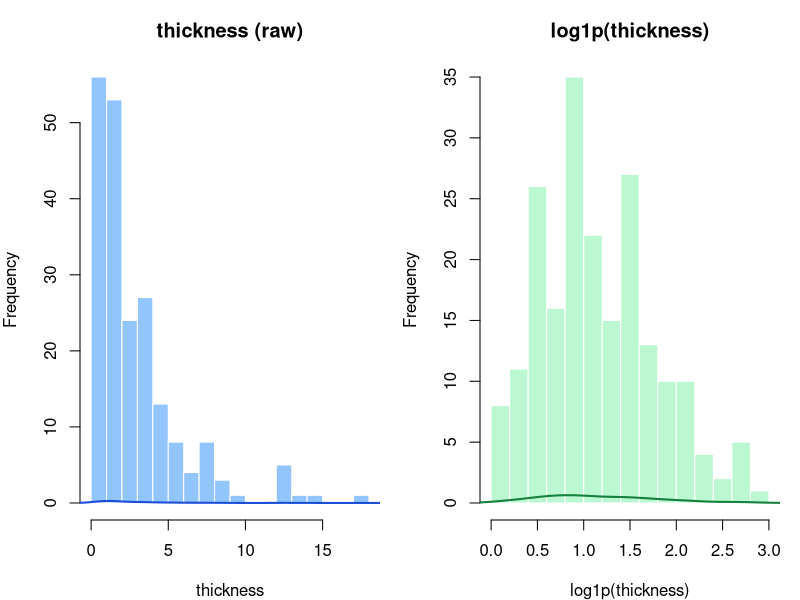
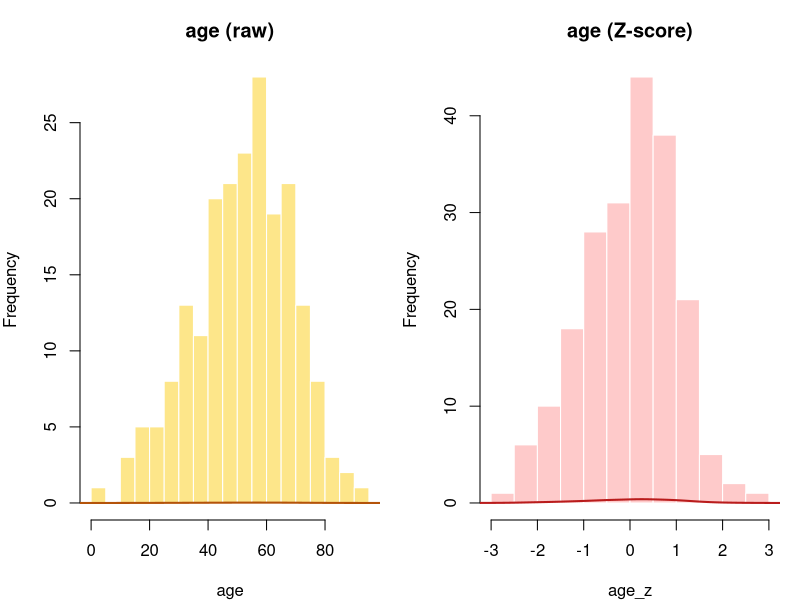
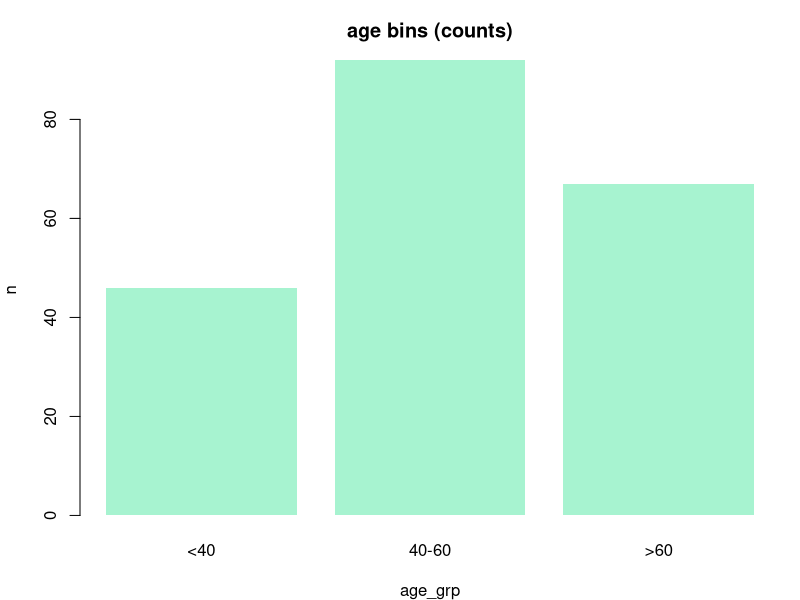

Source code (R) for these figures, in order:
# 生成 03 数据集成与变换练习的配图（基于 MASS::Melanoma）
# 运行方式（建议在本脚本所在目录运行）：
#   setwd("docs/Practice"); source("gen_figures_03.R")
# 或命令行：
#   Rscript docs/Practice/gen_figures_03.R

options(repos = c(CRAN = "https://mirrors.tuna.tsinghua.edu.cn/CRAN/"))
if (!requireNamespace("MASS", quietly = TRUE)) install.packages("MASS")
library(MASS)

data(Melanoma)
mel <- as.data.frame(Melanoma)

fig_dir <- file.path(getwd(), "figures")
dir.create(fig_dir, showWarnings = FALSE, recursive = TRUE)

# ---------- 图1：thickness 原始 vs log1p ----------
png(file.path(fig_dir, "transform-log-thickness.png"), width = 980, height = 380, res = 120, bg = "white")
par(mar = c(4, 4, 3, 1))
par(mfrow = c(1, 2))

th <- mel$thickness[!is.na(mel$thickness)]
hist(th, breaks = 20, col = "#93c5fd", border = "white",
     main = "thickness (raw)", xlab = "thickness")
lines(density(th), col = "#1d4ed8", lwd = 2)

lt <- log1p(th)
hist(lt, breaks = 20, col = "#bbf7d0", border = "white",
     main = "log1p(thickness)", xlab = "log1p(thickness)")
lines(density(lt), col = "#15803d", lwd = 2)
dev.off()

# ---------- 图2：age 原始 vs Z-score ----------
png(file.path(fig_dir, "transform-zscore-age.png"), width = 980, height = 380, res = 120, bg = "white")
par(mar = c(4, 4, 3, 1))
par(mfrow = c(1, 2))

ag <- mel$age[!is.na(mel$age)]
hist(ag, breaks = 18, col = "#fde68a", border = "white",
     main = "age (raw)", xlab = "age")
lines(density(ag), col = "#b45309", lwd = 2)

age_z <- as.numeric(scale(ag))
hist(age_z, breaks = 18, col = "#fecaca", border = "white",
     main = "age (Z-score)", xlab = "age_z")
lines(density(age_z), col = "#b91c1c", lwd = 2)
dev.off()

# ---------- 图3：分箱后的频数（age_grp） ----------
png(file.path(fig_dir, "transform-binning-age.png"), width = 720, height = 360, res = 120, bg = "white")
par(mar = c(4, 4, 3, 1))
age_grp <- cut(
  ag,
  breaks = c(0, 40, 60, 100),
  labels = c("<40", "40-60", ">60"),
  include.lowest = TRUE
)
tab <- table(age_grp)
barplot(tab, col = "#a7f3d0", border = NA,
        main = "age bins (counts)", ylab = "n", xlab = "age_grp")
dev.off()

message("Figures saved to: ", normalizePath(fig_dir, mustWork = TRUE))
